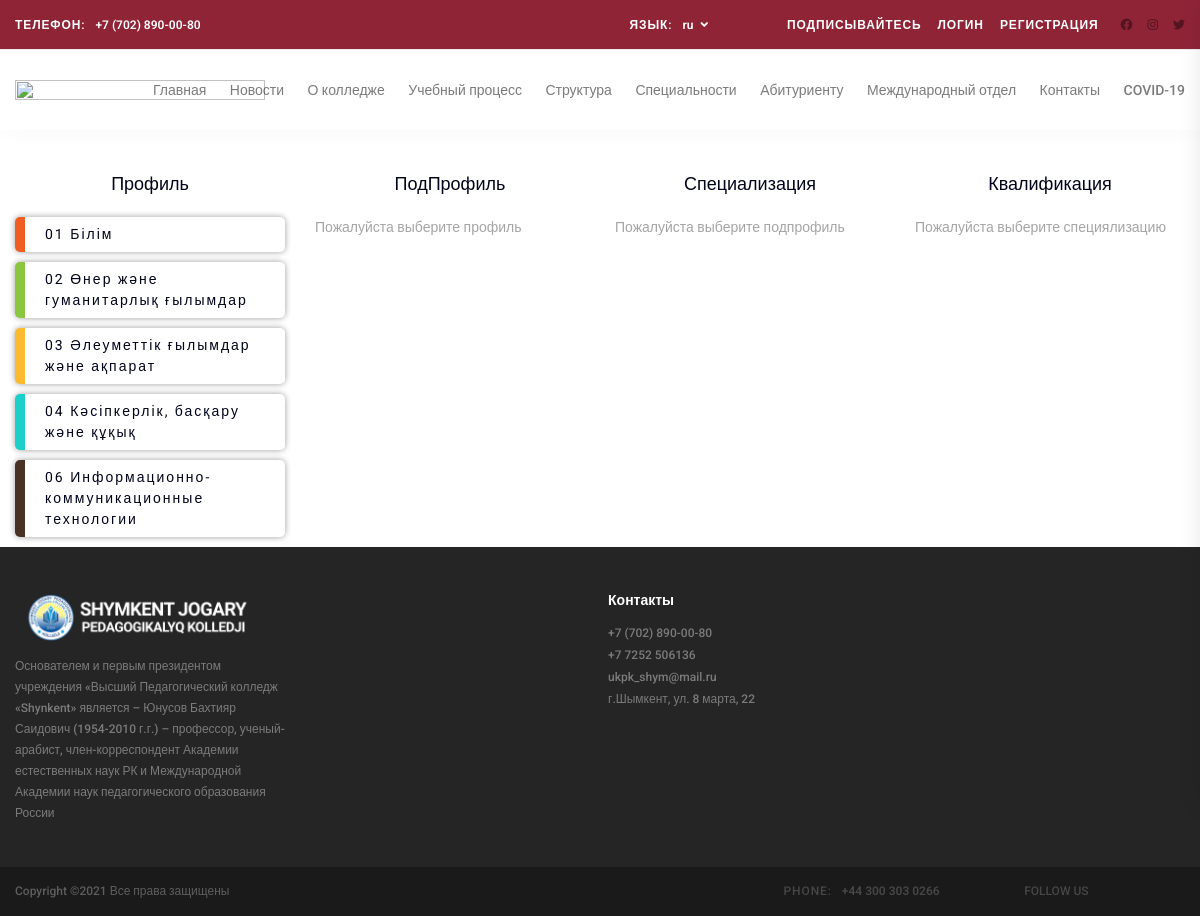
/ru/structure/, run on the app's committed database.
### page/models.py (models this page shows, shortened)
class PageCategory(models.Model):
    name = models.CharField('НАзвани катоегрий',max_length=255)
    linkto = models.CharField('Ссылка на чего либо',default=0,max_length=255,blank=True,null=True)
    order = models.IntegerField('Филтрация',default=0)
    class Meta:
        verbose_name = "Категория Страницы"
        verbose_name_plural = "Категорий Страницы"

### specializationapp/models.py (models this page shows, shortened)
class Section(models.Model):
    name = models.CharField('Название',max_length=255)
    uid = models.CharField('Код шифра',max_length=30)
    class Meta:
        verbose_name = '01 Профиль'
        verbose_name_plural = '01 Профили'

### sapp/views.py (the view)
# urls.py: path('structure/', structure, name="structure"),
def structure(request):
    section = Section.objects.all()
    pageCats = PageCategory.objects.all()
    data = {
        'sections': section,
        'pageCats':pageCats
    }
    return render(request,'sapp/strucrure.html',data)

### sapp/templatetags/snp.py (called while the page is built)
@register.filter_function
def order_bys(queryset, args):
    args = [x.strip() for x in args.split(',')]
    return queryset.order_by(*args)

### templates/sapp/strucrure.html (shortened to what this page needs)
{% extends 'layouts/app2.html' %}
      {% load i18n %}
{% load static %}
{% load snp %}
{% block content %}
<div class="container" style="margin-top:150px">
    <div class="row">
        <div class="col-3 titlestruc">{% trans 'Профиль' %}</div>
        <div class="col-3 titlestruc">{% trans 'ПодПрофиль' %}</div>
        <div class="col-3 titlestruc">{% trans 'Специализация' %}</div>
        <div class="col-3 titlestruc">{% trans 'Квалификация' %}</div>
    </div>
    <div class="gridlayout">
        <ul class="gridlayout__items border">
            {% for section in sections %}
            <li class="section" data-id="{{section.id}}"> {{section.uid}} {{section.name}}</li>
            {% endfor %}
        </ul>
        <ul class="gridlayout__items border" id="subsection" >
            {% trans 'Пожалуйста выберите профиль' %}
        </ul>
        <div id="specializationid" class="gridlayout__items border">{% trans 'Пожалуйста выберите подпрофиль' %}</div>
        <div id="quaid" class="gridlayout__items border">{% trans 'Пожалуйста выберите специялизацию' %}</div>
    </div>
</div>
{% endblock  %}

### templates/layouts/app2.html (shortened to what this page needs)
{% load static %}
{% load i18n %}
{% load snp %}
<!DOCTYPE html>
<html lang="en">
<head>
<link rel="stylesheet" type="text/css" href="{% static 'styles/bootstrap4/bootstrap.min.css' %}">
<link href="{% static 'plugins/font-awesome-4.7.0/css/fontawesome.css' %}" rel="stylesheet" type="text/css">
<link rel="stylesheet" type="text/css" href="{% static 'plugins/OwlCarousel2-2.2.1/owl.carousel.css' %}">
<link rel="stylesheet" type="text/css" href="{% static 'plugins/OwlCarousel2-2.2.1/owl.theme.default.css' %}">
<link rel="stylesheet" type="text/css" href="{% static 'plugins/OwlCarousel2-2.2.1/animate.css' %}">
<link rel="stylesheet" href="https://unpkg.com/swiper/swiper-bundle.css" />
<link rel="stylesheet" href="https://unpkg.com/swiper/swiper-bundle.min.css" />
<link rel="stylesheet" type="text/css" href="{% static 'styles/main_styles.css' %}">
<link rel="stylesheet" type="text/css" href="{% static 'styles/responsive.css' %}">
<link href="{% static 'plugins/video-js/video-js.css' %}" rel="stylesheet" type="text/css">
<link rel="stylesheet" type="text/css" href="{% static 'styles/custom.css' %}">
</head>
<body>
<div class="super_container">
	<header class="header">
		<div class="top_bar">
			<div class="top_bar_container">
				<div class="container">
					<div class="row">
						<div class="col">
							<div class="top_bar_content d-flex flex-row align-items-center justify-content-start">
								<div class="top_bar_phone"><span class="top_bar_title">{% trans 'Телефон:' %}</span>+7 (702) 890-00-80</div>
								<div class="top_bar_right ml-auto">
									<div class="top_bar_lang">
										<span class="top_bar_title">{% trans 'Язык:' %}</span>
                             <form action="{% url 'set_language' %}" method="POST" >
										<ul class="lang_list">
                                        {% get_current_language as LANGUAGE_CODE %}
                                            <li class="hassubs">
												<a href="#">{{LANGUAGE_CODE}}<i class="fa fa-angle-down" aria-hidden="true"></i></a>
                                                    {% get_available_languages as LANGUAGES %}
                                                    {% get_language_info_list for LANGUAGES as languages %}
											</li>
										</ul>
                              </form>
									</div>
									<div class="top_bar_social">
										<span class="top_bar_title social_title">{% trans 'Подписывайтесь' %}</span>
										{% if request.user.is_authenticated %}
										<span class="top_bar_title social_title"><a href="{% url 'sapp:login' %}">{{request.user}}</a></span>
                                        <span class="top_bar_title social_title"><a href="{% url 'PageCategoryListView' %}">Конструктор</a></span>
										<span class="top_bar_title social_title"><a href="{% url 'sapp:logout' %}">{% trans 'Выйти' %}</a></span>
										{% else %}
										<span class="top_bar_title social_title"><a href="{% url 'sapp:login' %}">{% trans 'Логин' %}</a></span>
										<span class="top_bar_title social_title"><a href="{% url 'sapp:register' %}">{% trans 'Регистрация' %}</a></span>
										{% endif %}
										<ul>
											<li><a href="https://www.facebook.com/Shym.kolledj"><i class="fab fa-facebook" aria-hidden="true"></i></a></li>
											<li><a href="https://www.instagram.com/shym_kolledj/"><i class="fab fa-instagram" aria-hidden="true"></i></a></li>
											<li><a href="#"><i class="fab fa-twitter" aria-hidden="true"></i></a></li>
										</ul>
									</div>
								</div>
							</div>
						</div>
					</div>
				</div>
			</div>
		</div>
		<div class="header_container">
			<div class="container">
				<div class="row">
					<div class="col">
						<div class="header_content d-flex flex-row align-items-center justify-content-start">
							<div class="logo_container mr-auto">
								<a href="#">
									<div class="logo_text">
                                        <img class="logo_img" src="{% static 'images/new/dark.png' %}" alt="">
                                    </div>
								</a>
							</div>
							<nav class="main_nav_contaner">
								<ul class="main_nav">
                                    {% for cat in pageCats|order_bys:'order' %}
                                    <li class="main_nav__item"><a href="{% if cat.linkto != '0' %} {{cat.linkto}} {% endif %}">{{cat.name}}</a>
                                    </li>
                                    {% endfor %}
								</ul>
							</nav>
						</div>
					</div>
				</div>
			</div>
		</div>
	</header>
	{% block content %}
    {% endblock %}
	<footer class="footer">
		<div class="footer_body">
			<div class="container">
				<div class="row">
					<div class="col-lg-3 footer_col">
						<div class="">
							<div class="logo_text">
								<img class="logo_img" src="{% static 'images/new/light.png' %}" alt="">
							</div>
							<ul class="footer_list">
								<li><a href="">
                                    {% trans "Основателем и первым президентом учреждения «Высший Педагогический колледж «Shynkent»   является – Юнусов Бахтияр Саидович (1954-2010 г.г.) – профессор, ученый-арабист, член-корреспондент Академии естественных наук РК и Международной Академии наук педагогического образования России" %}
								</a></li>
							</ul>
						</div>
					</div>
					<div class="col-lg-2 offset-lg-3 footer_col">
						<div>
							<div class="footer_title">{% trans 'Контакты' %}</div>
							<ul class="footer_list">
								<li><a href="#">+7 (702) 890-00-80</a></li>
								<li><a href="#">+7 7252 506136</a></li>
								<li><a href="#">ukpk_shym@mail.ru</a></li>
								<li><a href="#">{% trans 'г.Шымкент, ул. 8 марта, 22' %}</a></li>
							</ul>
						</div>
					</div>
				</div>
			</div>
		</div>
		<div class="copyright">
			<div class="container">
				<div class="row">
					<div class="col">
						<div class="copyright_content d-flex flex-md-row flex-column align-items-md-center align-items-start justify-content-start">
							<div class="cr">
Copyright &copy;<script>document.write(new Date().getFullYear());</script> Все права защищены </div>
							<div class="cr_right ml-md-auto">
								<div class="footer_phone"><span class="cr_title">phone:</span>+44 300 303 0266</div>
								<div class="footer_social">
									<span class="cr_social_title">follow us</span>
									<ul>
										<li><a href="#"><i class="fa fa-facebook" aria-hidden="true"></i></a></li>
										<li><a href="#"><i class="fa fa-instagram" aria-hidden="true"></i></a></li>
										<li><a href="#"><i class="fa fa-twitter" aria-hidden="true"></i></a></li>
									</ul>
								</div>
							</div>
						</div>
					</div>
				</div>
			</div>
		</div>
	</footer>
</div>
</body>
</html>

### static/styles/custom.css (style rules this page uses)
.logo_img { height: 100%; width:100%; }
.logo_text { width: 250px; }
.container { max-width: 1400px; }
.border { list-style: none; padding: 0; border: none!important ; }
.border li { color:rgb(0, 3, 26); padding: 7px 20px; cursor: pointer; margin-bottom: 10px; border-radius: 5px; border-left: 10px solid #f05d22; box-shadow: 2px -2px 5px 0 rgba(0,0,0,.1), -2px -2px 5px 0 rgba(0,0,0,.1), 2px 2px 5px 0 rgba(0,0,0,.1), -2px 2px 5px 0 rgba(0,0,0,.1); font-size: 14px; letter-spacing: 2px; background-color: white; transition: 0.2s all ease; }
.border li:nth-child(2) { border-color: #8bc63e; }
.border li:nth-child(3) { border-color: #fcba30; }
.border li:nth-child(4) { border-color: #1ccfc9; }
.border li:nth-child(5) { border-color: #493224; }
.gridlayout { display: grid; grid-template-columns: 1fr 1fr 1fr 1fr; grid-gap:30px; }
:root { --yellow: #feb60a; --red: #ff0062; --blue: #00dbf9; --violet: #da00f7; }
.titlestruc { font-size: 18px; color:rgb(0, 3, 26); padding: 20px; background: white; text-align: center; }
.top_bar_right { display: flex; align-items: center; }
.top_bar_lang { display: flex; }

### data on the page
PageCategory: name "Главная"
PageCategory: name "Новости"
PageCategory: name "О колледже"
PageCategory: name "Учебный процесс"
PageCategory: name "Структура"
PageCategory: name "Специальности"
PageCategory: name "Абитуриенту"
PageCategory: name "Международный отдел"
PageCategory: name "Контакты"
PageCategory: name "COVID-19"
Section: uid "01", name "Білім"
Section: uid "02", name "Өнер және гуманитарлық ғылымдар"
Section: uid "03", name "Әлеуметтік ғылымдар және ақпарат"
Section: uid "04", name "Кәсіпкерлік, басқару және құқық"
Section: uid "06", name "Информационно-коммуникационные технологии"

### other printed values
{{ LANGUAGE_CODE }} "ru"
